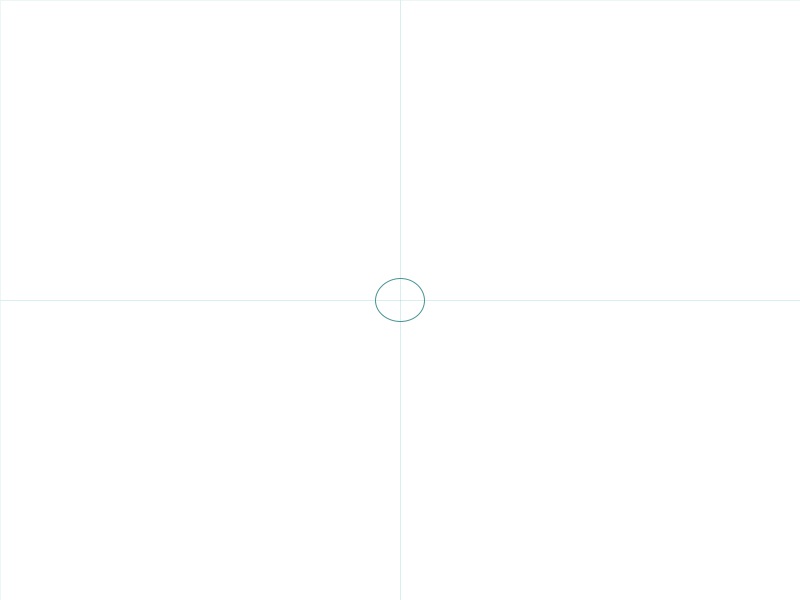
Frame 1 (no input)
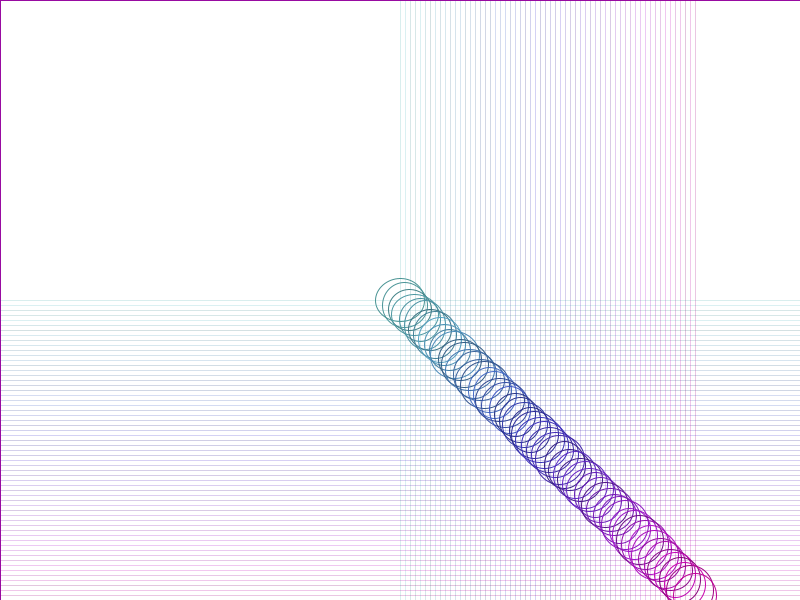
Frame 60 (the mouse pressed at the canvas centre just before this capture)
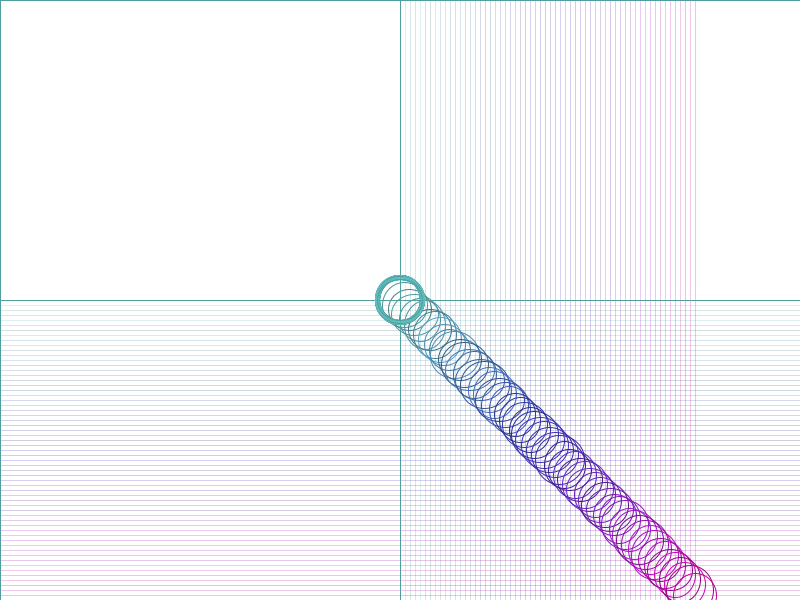
Frame 120 (the mouse held since frame 60 and released just before this capture)

The Processing sketch that drew these frames (run headless with seeded random() and noise(); from frame 60 on, the mouse is pressed at the canvas centre):

// Processing sketch: processing_136886
// ── processing_136886.pde

//I want creat a intelligent object that can move by themselv and change directions
//What I want to express is the course of life..Which you start from somewhere and
//you end at the place you don't know..also, you life begin with blank white, and end
//with messy colors and your footprints...
//you can click to set another beginning.....

int a=400;
int b=300;
int i=1;
int j=1;
int moving1=5;
int moving2=5;

void setup(){
 size(800,600);
 colorMode(HSB,width,height,100);
 background(width,0,100); 
 noFill();
  
}


void draw(){ 
///press the mouse to set another beginning 
if (mousePressed == true){
//  noLoop();
  a=mouseX;
  b=mouseY;
}

//drawing the basic shapes
 stroke(a,b,random(50,80),30);
 rect(0,0,a,b);
 rect(0,b,a,height);
 rect(a,0,width,b); 
 rect(a,b,width,height); 
 stroke(a,b,random(50,80));
 ellipse(a,b,random(40,50),random(40,50));
 
//make the circle moving
  a=a+i*moving1;
  b=b+j*moving2;
  
//make the circle bouncing 
  if (a>=width || a<=5){i=-1*i; moving1=int(random(5,9));
  } else if (b>=height || b<=5) {j=-1*j;moving2=int(random(5,10));
}
}

//press Delete or Backspace to clean the drawings
void keyReleased( ){
  if(key==DELETE||key==BACKSPACE){
  background(width,0,100); 
}
}
